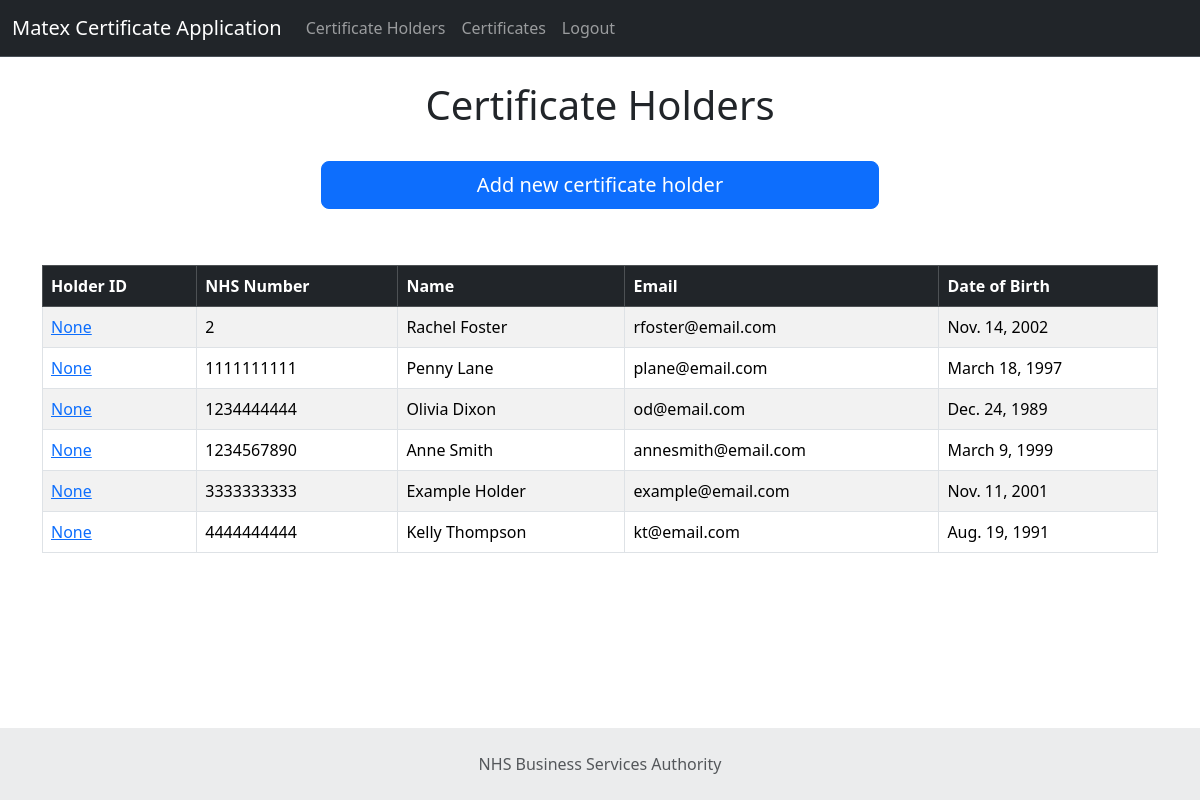
Before: /certificate-holders (signed in) with the older database file.
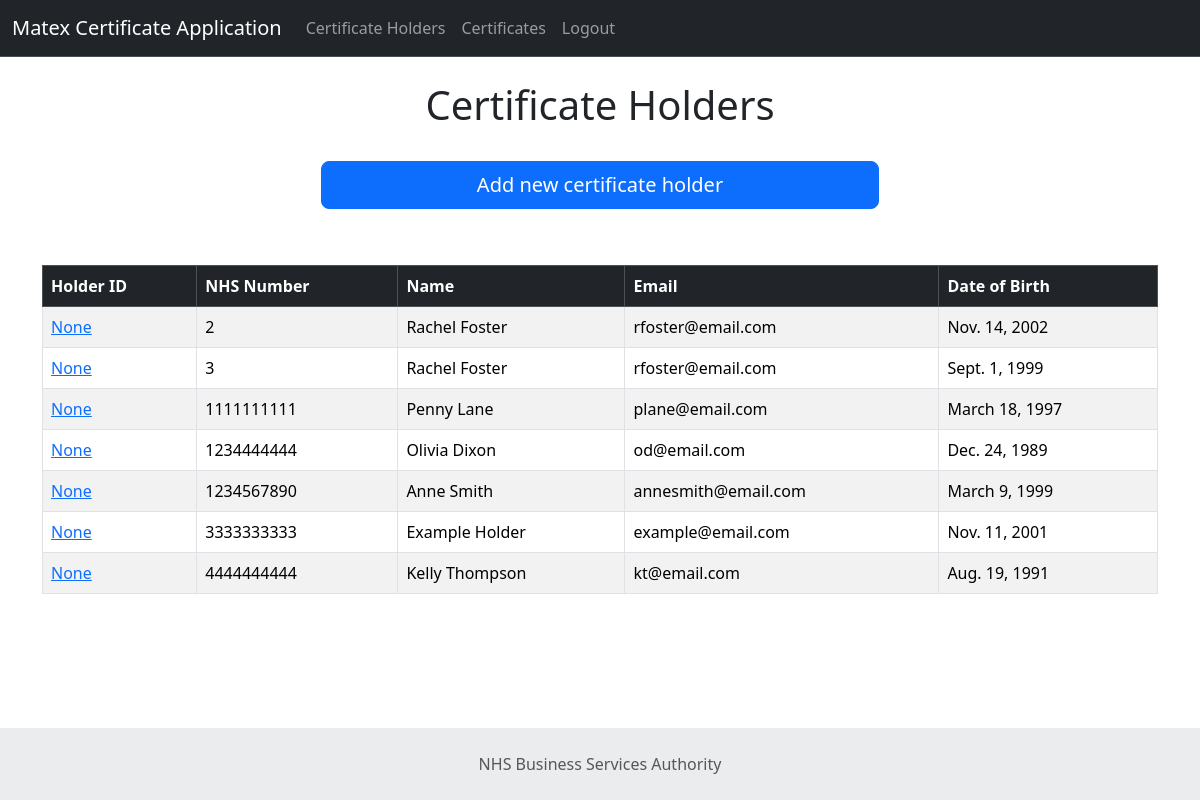
After: the same page with the newer database file.
### matex_app/models.py (models this page shows, shortened)
class CertificateHolder(models.Model):
    nhs_number = models.IntegerField()
    first_name = models.CharField(max_length=50)
    last_name = models.CharField(max_length=50)
    email = models.EmailField()
    date_of_birth = models.DateField()

### matex_app/views.py (the view)
# urls.py: path('certificate-holders', views.certificateholders, name='certificate-holders'),
def certificateholders(request):
    if request.user.is_authenticated:
        all_certificate_holders = CertificateHolder.objects.all()
        return render(request, 'certificate-holders.html', {'cert_holders': all_certificate_holders})
    else:
        messages.success(request, 'Please log in to view this page')
        return redirect('index')

### matex_app/templates/certificate-holders.html
{% extends "base.html" %}
{% block content %}
<h1 class="text-center">Certificate Holders</h1>
<br/>
<div class="d-grid gap-2 col-6 mx-auto">
    <a class="btn btn-primary btn-lg" href="{% url 'add-holder' %}" role="button">Add new certificate holder</a><br/>
</div>
<br/>
<table class="table table-striped table-hover table-bordered">
    <thead class="table-dark">
    <tr>
        <th scope="col">Holder ID</th>
        <th scope="col">NHS Number</th>
        <th scope="col">Name</th>
        <th scope="col">Email</th>
        <th scope="col">Date of Birth</th>
    </tr>
    </thead>
    <tbody>
    {% if cert_holders %}
    {% for holder in cert_holders %}
    <tr>
        <td><a href="{% url 'holder-info' holder.id %}">{{ holder.id }}</a></td>
        <td>{{ holder.nhs_number }}</td>
        <td>{{ holder.first_name }} {{ holder.last_name }}</td>
        <td>{{ holder.email }}</td>
        <td>{{ holder.date_of_birth }}</td>
    </tr>
    {% endfor %}
    {% endif %}
    </tbody>
</table>
{% endblock content %}

Changed rows visible on the page:
added CertificateHolder: id "None", nhs_number "3", first_name "Rachel", last_name "Foster", email "rfoster@email.com", date_of_birth "Sept. 1, 1999"
